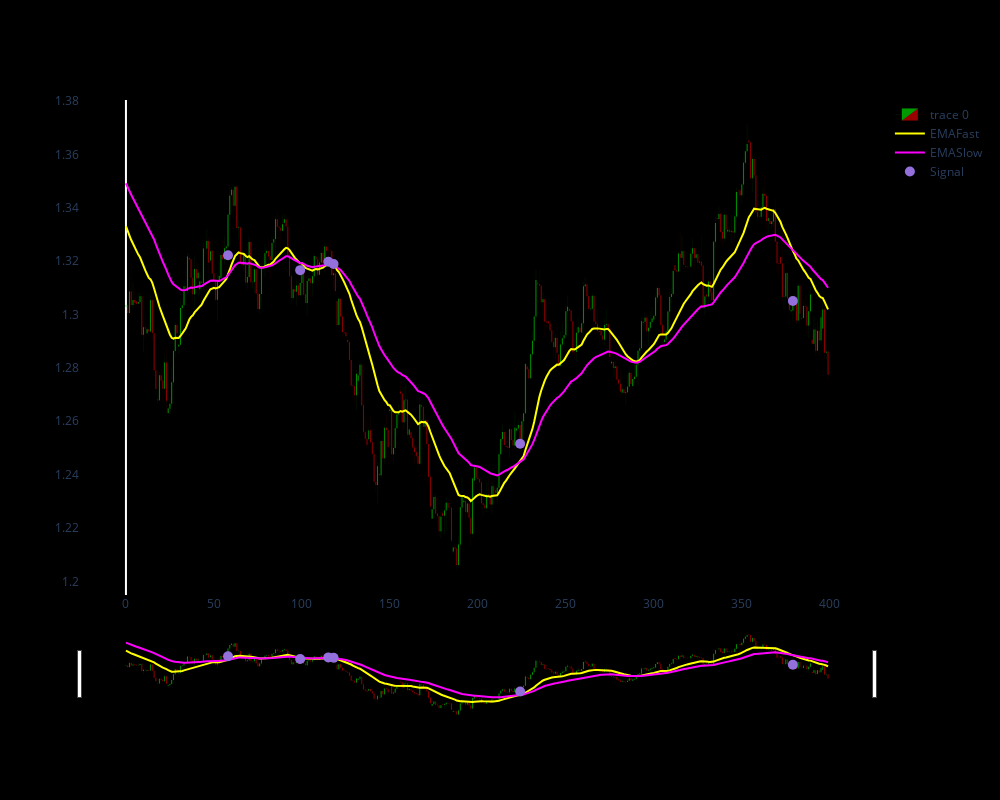

Notebook cell for this chart:
### Code cell
import plotly.graph_objects as go
from plotly.subplots import make_subplots
from datetime import datetime

dfpl = df[300:700]
dfpl.reset_index(inplace=True)
fig = go.Figure(data=[go.Candlestick(x=dfpl.index,
                open=dfpl['Open'],
                high=dfpl['High'],
                low=dfpl['Low'],
                close=dfpl['Close'],
                increasing=dict(line=dict(color='rgba(0, 255, 0, 0.6)', width=0.1), # Red with transparency for increasing
                fillcolor='rgba(0, 255, 0, 0.6)'),  # Match fill color with line color
                decreasing=dict(line=dict(color='rgba(255, 0, 0, 0.6)', width=0.1), # Green with transparency for decreasing
                fillcolor='rgba(255, 0, 0, 0.6)')), # Match fill color with line color),
                go.Scatter(x=dfpl.index, y=dfpl.emafast, line=dict(color='yellow', width=2), name="EMAFast"),
                go.Scatter(x=dfpl.index, y=dfpl.emaslow, line=dict(color='magenta', width=2), name="EMASlow")])

fig.add_scatter(x=dfpl.index, y=dfpl['pointposbreak'], mode="markers",
                marker=dict(size=10, color="MediumPurple"),
                name="Signal")

fig.update_layout(
    width=1000,
    height=800,
    sliders=[],
    paper_bgcolor='black',  # Set the background color of the entire figure
    plot_bgcolor='black',   # Set the background color of the plotting area
    xaxis_showgrid=False,   # Remove x-axis gridlines
    yaxis_showgrid=False,   # Remove y-axis gridlines
)

fig.show()

### Figure 1 — Plotly figure (JSON) as saved in the notebook; plotly's stock layout.template omitted (floating-point values rounded to 4 significant figures; data arrays with more than 128 entries replaced by an {"elided": "..."} marker saying what was removed)
{"data": [{"close": {"elided": "400 float values"}, "decreasing": {"fillcolor": "rgba(255, 0, 0, 0.6)", "line": {"color": "rgba(255, 0, 0, 0.6)", "width": 0.1}}, "high": {"elided": "400 float values"}, "increasing": {"fillcolor": "rgba(0, 255, 0, 0.6)", "line": {"color": "rgba(0, 255, 0, 0.6)", "width": 0.1}}, "low": {"elided": "400 float values"}, "open": {"elided": "400 float values"}, "type": "candlestick", "x": {"elided": "400 int values"}}, {"line": {"color": "yellow", "width": 2}, "name": "EMAFast", "type": "scatter", "x": {"elided": "400 int values"}, "y": {"elided": "400 float values"}}, {"line": {"color": "magenta", "width": 2}, "name": "EMASlow", "type": "scatter", "x": {"elided": "400 int values"}, "y": {"elided": "400 float values"}}, {"marker": {"color": "MediumPurple", "size": 10}, "mode": "markers", "name": "Signal", "type": "scatter", "x": {"elided": "400 int values"}, "y": {"elided": "400 float values"}}], "layout": {"height": 800, "paper_bgcolor": "black", "plot_bgcolor": "black", "width": 1000, "xaxis": {"showgrid": false}, "yaxis": {"showgrid": false}}}
